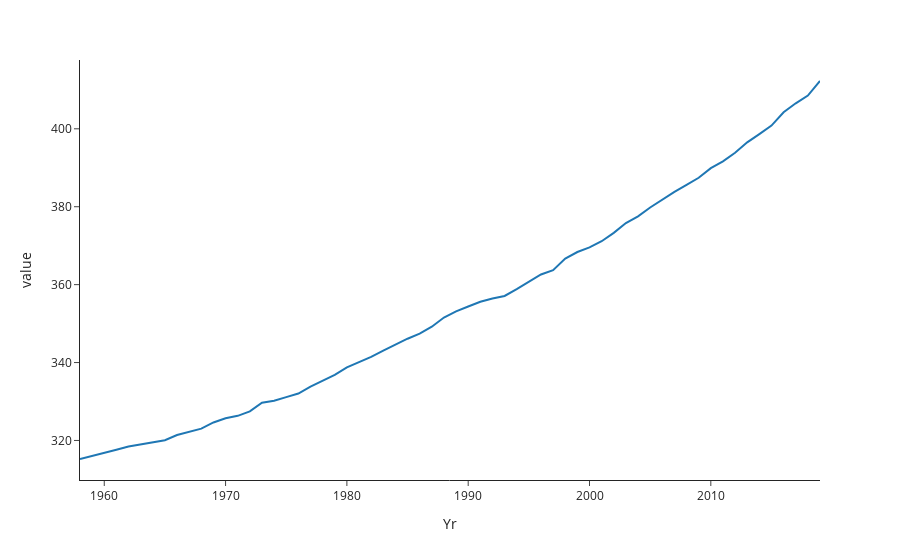

The notebook cell this image was saved under:
### Code cell
fig = px.line(co2.groupby('Yr')['Int'].mean())
fig.update_layout(showlegend=False)
fig.show()

### Figure 1 — Plotly figure (JSON) as saved in the notebook; plotly's stock layout.template omitted (floating-point values rounded to 4 significant figures)
{"data": [{"hovertemplate": "variable=Int<br>Yr=%{x}<br>value=%{y}<extra></extra>", "legendgroup": "Int", "line": {"color": "#1F77B4", "dash": "solid"}, "marker": {"symbol": "circle"}, "mode": "lines", "name": "Int", "orientation": "v", "showlegend": true, "type": "scatter", "x": [1958, 1959, 1960, 1961, 1962, 1963, 1964, 1965, 1966, 1967, 1968, 1969, 1970, 1971, 1972, 1973, 1974, 1975, 1976, 1977, 1978, 1979, 1980, 1981, 1982, 1983, 1984, 1985, 1986, 1987, 1988, 1989, 1990, 1991, 1992, 1993, 1994, 1995, 1996, 1997, 1998, 1999, 2000, 2001, 2002, 2003, 2004, 2005, 2006, 2007, 2008, 2009, 2010, 2011, 2012, 2013, 2014, 2015, 2016, 2017, 2018, 2019], "xaxis": "x", "y": [315.2, 316.0, 316.9, 317.6, 318.5, 319.0, 319.6, 320.0, 321.4, 322.2, 323.0, 324.6, 325.7, 326.3, 327.5, 329.7, 330.2, 331.1, 332.0, 333.8, 335.4, 336.8, 338.8, 340.1, 341.4, 343.1, 344.7, 346.1, 347.4, 349.2, 351.6, 353.1, 354.4, 355.6, 356.4, 357.1, 358.8, 360.8, 362.6, 363.7, 366.7, 368.4, 369.5, 371.1, 373.3, 375.8, 377.5, 379.8, 381.9, 383.8, 385.6, 387.4, 389.9, 391.7, 393.9, 396.5, 398.6, 400.8, 404.2, 406.6, 408.5, 412.3], "yaxis": "y"}], "layout": {"legend": {"title": {"text": "variable"}, "tracegroupgap": 0}, "margin": {"t": 60}, "showlegend": false, "xaxis": {"anchor": "y", "domain": [0, 1], "title": {"text": "Yr"}}, "yaxis": {"anchor": "x", "domain": [0, 1], "title": {"text": "value"}}}}
